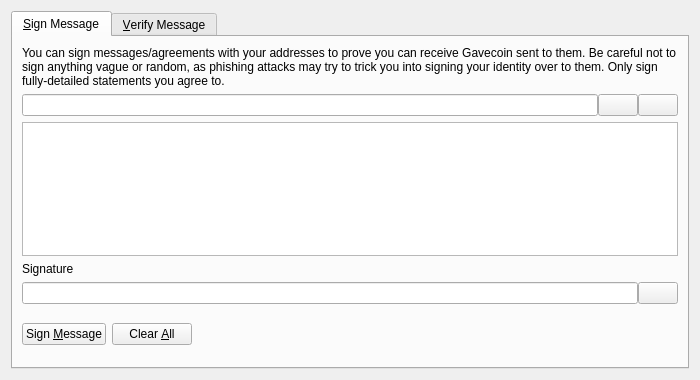
<?xml version="1.0" encoding="UTF-8"?>
<ui version="4.0">
 <class>SignVerifyMessageDialog</class>
 <widget class="QDialog" name="SignVerifyMessageDialog">
  <property name="geometry">
   <rect>
    <x>0</x>
    <y>0</y>
    <width>700</width>
    <height>380</height>
   </rect>
  </property>
  <property name="windowTitle">
   <string>Signatures - Sign / Verify a Message</string>
  </property>
  <property name="modal">
   <bool>true</bool>
  </property>
  <layout class="QVBoxLayout" name="verticalLayout">
   <item>
    <widget class="QTabWidget" name="tabWidget">
     <property name="currentIndex">
      <number>0</number>
     </property>
     <widget class="QWidget" name="tabSignMessage">
      <attribute name="title">
       <string>&amp;Sign Message</string>
      </attribute>
      <layout class="QVBoxLayout" name="verticalLayout_SM">
       <item>
        <widget class="QLabel" name="infoLabel_SM">
         <property name="text">
          <string>You can sign messages/agreements with your addresses to prove you can receive Gavecoin sent to them. Be careful not to sign anything vague or random, as phishing attacks may try to trick you into signing your identity over to them. Only sign fully-detailed statements you agree to.</string>
         </property>
         <property name="textFormat">
          <enum>Qt::PlainText</enum>
         </property>
         <property name="wordWrap">
          <bool>true</bool>
         </property>
        </widget>
       </item>
       <item>
        <layout class="QHBoxLayout" name="horizontalLayout_1_SM">
         <property name="spacing">
          <number>0</number>
         </property>
         <item>
          <widget class="QValidatedLineEdit" name="addressIn_SM">
           <property name="toolTip">
            <string>The Gavecoin address to sign the message with</string>
           </property>
          </widget>
         </item>
         <item>
          <widget class="QPushButton" name="addressBookButton_SM">
           <property name="toolTip">
            <string>Choose previously used address</string>
           </property>
           <property name="text">
            <string/>
           </property>
           <property name="shortcut">
            <string>Alt+A</string>
           </property>
           <property name="autoDefault">
            <bool>false</bool>
           </property>
          </widget>
         </item>
         <item>
          <widget class="QPushButton" name="pasteButton_SM">
           <property name="toolTip">
            <string>Paste address from clipboard</string>
           </property>
           <property name="text">
            <string/>
           </property>
           <property name="shortcut">
            <string>Alt+P</string>
           </property>
           <property name="autoDefault">
            <bool>false</bool>
           </property>
          </widget>
         </item>
        </layout>
       </item>
       <item>
        <widget class="QPlainTextEdit" name="messageIn_SM">
         <property name="toolTip">
          <string>Enter the message you want to sign here</string>
         </property>
        </widget>
       </item>
       <item>
        <widget class="QLabel" name="signatureLabel_SM">
         <property name="text">
          <string>Signature</string>
         </property>
         <property name="textFormat">
          <enum>Qt::PlainText</enum>
         </property>
        </widget>
       </item>
       <item>
        <layout class="QHBoxLayout" name="horizontalLayout_2_SM">
         <property name="spacing">
          <number>0</number>
         </property>
         <item>
          <widget class="QLineEdit" name="signatureOut_SM">
           <property name="font">
            <font>
             <italic>true</italic>
            </font>
           </property>
           <property name="readOnly">
            <bool>true</bool>
           </property>
          </widget>
         </item>
         <item>
          <widget class="QPushButton" name="copySignatureButton_SM">
           <property name="toolTip">
            <string>Copy the current signature to the system clipboard</string>
           </property>
           <property name="text">
            <string/>
           </property>
           <property name="autoDefault">
            <bool>false</bool>
           </property>
          </widget>
         </item>
        </layout>
       </item>
       <item>
        <layout class="QHBoxLayout" name="horizontalLayout_3_SM">
         <item>
          <widget class="QPushButton" name="signMessageButton_SM">
           <property name="toolTip">
            <string>Sign the message to prove you own this Gavecoin address</string>
           </property>
           <property name="text">
            <string>Sign &amp;Message</string>
           </property>
           <property name="autoDefault">
            <bool>false</bool>
           </property>
          </widget>
         </item>
         <item>
          <widget class="QPushButton" name="clearButton_SM">
           <property name="toolTip">
            <string>Reset all sign message fields</string>
           </property>
           <property name="text">
            <string>Clear &amp;All</string>
           </property>
           <property name="autoDefault">
            <bool>false</bool>
           </property>
          </widget>
         </item>
         <item>
          <spacer name="horizontalSpacer_1_SM">
           <property name="orientation">
            <enum>Qt::Horizontal</enum>
           </property>
           <property name="sizeHint" stdset="0">
            <size>
             <width>40</width>
             <height>48</height>
            </size>
           </property>
          </spacer>
         </item>
         <item>
          <widget class="QLabel" name="statusLabel_SM">
           <property name="font">
            <font>
             <weight>75</weight>
             <bold>true</bold>
            </font>
           </property>
           <property name="text">
            <string/>
           </property>
           <property name="wordWrap">
            <bool>true</bool>
           </property>
          </widget>
         </item>
         <item>
          <spacer name="horizontalSpacer_2_SM">
           <property name="orientation">
            <enum>Qt::Horizontal</enum>
           </property>
           <property name="sizeHint" stdset="0">
            <size>
             <width>40</width>
             <height>48</height>
            </size>
           </property>
          </spacer>
         </item>
        </layout>
       </item>
      </layout>
     </widget>
     <widget class="QWidget" name="tabVerifyMessage">
      <attribute name="title">
       <string>&amp;Verify Message</string>
      </attribute>
      <layout class="QVBoxLayout" name="verticalLayout_VM">
       <item>
        <widget class="QLabel" name="infoLabel_VM">
         <property name="text">
          <string>Enter the receiver's address, message (ensure you copy line breaks, spaces, tabs, etc. exactly) and signature below to verify the message. Be careful not to read more into the signature than what is in the signed message itself, to avoid being tricked by a man-in-the-middle attack. Note that this only proves the signing party receives with the address, it cannot prove sendership of any transaction!</string>
         </property>
         <property name="textFormat">
          <enum>Qt::PlainText</enum>
         </property>
         <property name="alignment">
          <set>Qt::AlignLeading|Qt::AlignLeft|Qt::AlignTop</set>
         </property>
         <property name="wordWrap">
          <bool>true</bool>
         </property>
        </widget>
       </item>
       <item>
        <layout class="QHBoxLayout" name="horizontalLayout_1_VM">
         <property name="spacing">
          <number>0</number>
         </property>
         <item>
          <widget class="QValidatedLineEdit" name="addressIn_VM">
           <property name="toolTip">
            <string>The Gavecoin address the message was signed with</string>
           </property>
          </widget>
         </item>
         <item>
          <widget class="QPushButton" name="addressBookButton_VM">
           <property name="toolTip">
            <string>Choose previously used address</string>
           </property>
           <property name="text">
            <string/>
           </property>
           <property name="shortcut">
            <string>Alt+A</string>
           </property>
           <property name="autoDefault">
            <bool>false</bool>
           </property>
          </widget>
         </item>
        </layout>
       </item>
       <item>
        <widget class="QPlainTextEdit" name="messageIn_VM"/>
       </item>
       <item>
        <widget class="QValidatedLineEdit" name="signatureIn_VM"/>
       </item>
       <item>
        <layout class="QHBoxLayout" name="horizontalLayout_2_VM">
         <item>
          <widget class="QPushButton" name="verifyMessageButton_VM">
           <property name="toolTip">
            <string>Verify the message to ensure it was signed with the specified Gavecoin address</string>
           </property>
           <property name="text">
            <string>Verify &amp;Message</string>
           </property>
           <property name="autoDefault">
            <bool>false</bool>
           </property>
          </widget>
         </item>
         <item>
          <widget class="QPushButton" name="clearButton_VM">
           <property name="toolTip">
            <string>Reset all verify message fields</string>
           </property>
           <property name="text">
            <string>Clear &amp;All</string>
           </property>
           <property name="autoDefault">
            <bool>false</bool>
           </property>
          </widget>
         </item>
         <item>
          <spacer name="horizontalSpacer_1_VM">
           <property name="orientation">
            <enum>Qt::Horizontal</enum>
           </property>
           <property name="sizeHint" stdset="0">
            <size>
             <width>40</width>
             <height>48</height>
            </size>
           </property>
          </spacer>
         </item>
         <item>
          <widget class="QLabel" name="statusLabel_VM">
           <property name="font">
            <font>
             <weight>75</weight>
             <bold>true</bold>
            </font>
           </property>
           <property name="text">
            <string/>
           </property>
           <property name="wordWrap">
            <bool>true</bool>
           </property>
          </widget>
         </item>
         <item>
          <spacer name="horizontalSpacer_2_VM">
           <property name="orientation">
            <enum>Qt::Horizontal</enum>
           </property>
           <property name="sizeHint" stdset="0">
            <size>
             <width>40</width>
             <height>48</height>
            </size>
           </property>
          </spacer>
         </item>
        </layout>
       </item>
      </layout>
     </widget>
    </widget>
   </item>
  </layout>
 </widget>
 <customwidgets>
  <customwidget>
   <class>QValidatedLineEdit</class>
   <extends>QLineEdit</extends>
   <header>qvalidatedlineedit.h</header>
  </customwidget>
 </customwidgets>
 <resources>
  <include location="../gavecoin.qrc"/>
 </resources>
 <connections/>
</ui>
